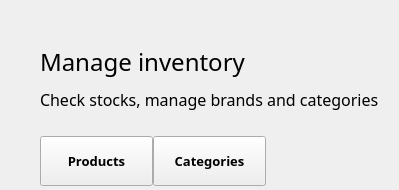
                      <widget class="QWidget" name="widget_inventory_header" native="true">
                       <property name="minimumSize">
                        <size>
                         <width>0</width>
                         <height>190</height>
                        </size>
                       </property>
                       <property name="maximumSize">
                        <size>
                         <width>16777215</width>
                         <height>230</height>
                        </size>
                       </property>
                       <layout class="QVBoxLayout" name="verticalLayout_41">
                        <property name="spacing">
                         <number>0</number>
                        </property>
                        <property name="leftMargin">
                         <number>40</number>
                        </property>
                        <property name="topMargin">
                         <number>40</number>
                        </property>
                        <property name="rightMargin">
                         <number>20</number>
                        </property>
                        <property name="bottomMargin">
                         <number>0</number>
                        </property>
                        <item>
                         <widget class="QLabel" name="label_41">
                          <property name="maximumSize">
                           <size>
                            <width>16777215</width>
                            <height>40</height>
                           </size>
                          </property>
                          <property name="font">
                           <font>
                            <family>Hauora ExtraBold</family>
                            <pointsize>18</pointsize>
                           </font>
                          </property>
                          <property name="text">
                           <string>Manage inventory</string>
                          </property>
                         </widget>
                        </item>
                        <item>
                         <widget class="QLabel" name="label_42">
                          <property name="maximumSize">
                           <size>
                            <width>16777215</width>
                            <height>30</height>
                           </size>
                          </property>
                          <property name="font">
                           <font>
                            <family>Hauora</family>
                            <pointsize>12</pointsize>
                           </font>
                          </property>
                          <property name="text">
                           <string>Check stocks, manage brands and categories</string>
                          </property>
                         </widget>
                        </item>
                        <item>
                         <spacer name="verticalSpacer_13">
                          <property name="orientation">
                           <enum>Qt::Vertical</enum>
                          </property>
                          <property name="sizeType">
                           <enum>QSizePolicy::Fixed</enum>
                          </property>
                          <property name="sizeHint" stdset="0">
                           <size>
                            <width>20</width>
                            <height>20</height>
                           </size>
                          </property>
                         </spacer>
                        </item>
                        <item>
                         <widget class="QWidget" name="widget_accounts_tabs" native="true">
                          <property name="minimumSize">
                           <size>
                            <width>0</width>
                            <height>50</height>
                           </size>
                          </property>
                          <property name="maximumSize">
                           <size>
                            <width>16777215</width>
                            <height>50</height>
                           </size>
                          </property>
                          <property name="styleSheet">
                           <string notr="true"/>
                          </property>
                          <layout class="QHBoxLayout" name="horizontalLayout_13">
                           <property name="spacing">
                            <number>0</number>
                           </property>
                           <property name="leftMargin">
                            <number>0</number>
                           </property>
                           <property name="topMargin">
                            <number>0</number>
                           </property>
                           <property name="rightMargin">
                            <number>0</number>
                           </property>
                           <property name="bottomMargin">
                            <number>0</number>
                           </property>
                           <item alignment="Qt::AlignTop">
                            <widget class="QPushButton" name="pushButton_inventory_products">
                             <property name="minimumSize">
                              <size>
                               <width>100</width>
                               <height>50</height>
                              </size>
                             </property>
                             <property name="maximumSize">
                              <size>
                               <width>150</width>
                               <height>40</height>
                              </size>
                             </property>
                             <property name="font">
                              <font>
                               <family>Hauora</family>
                               <pointsize>10</pointsize>
                               <bold>true</bold>
                              </font>
                             </property>
                             <property name="cursor">
                              <cursorShape>ArrowCursor</cursorShape>
                             </property>
                             <property name="layoutDirection">
                              <enum>Qt::LeftToRight</enum>
                             </property>
                             <property name="styleSheet">
                              <string notr="true"/>
                             </property>
                             <property name="text">
                              <string>Products</string>
                             </property>
                             <property name="iconSize">
                              <size>
                               <width>30</width>
                               <height>30</height>
                              </size>
                             </property>
                             <property name="checkable">
                              <bool>true</bool>
                             </property>
                             <property name="autoExclusive">
                              <bool>true</bool>
                             </property>
                            </widget>
                           </item>
                           <item alignment="Qt::AlignTop">
                            <widget class="QPushButton" name="pushButton_inventory_categories">
                             <property name="minimumSize">
                              <size>
                               <width>100</width>
                               <height>50</height>
                              </size>
                             </property>
                             <property name="maximumSize">
                              <size>
                               <width>150</width>
                               <height>40</height>
                              </size>
                             </property>
                             <property name="font">
                              <font>
                               <family>Hauora</family>
                               <pointsize>10</pointsize>
                               <bold>true</bold>
                              </font>
                             </property>
                             <property name="cursor">
                              <cursorShape>ArrowCursor</cursorShape>
                             </property>
                             <property name="layoutDirection">
                              <enum>Qt::LeftToRight</enum>
                             </property>
                             <property name="styleSheet">
                              <string notr="true"/>
                             </property>
                             <property name="text">
                              <string>Categories</string>
                             </property>
                             <property name="iconSize">
                              <size>
                               <width>30</width>
                               <height>30</height>
                              </size>
                             </property>
                             <property name="checkable">
                              <bool>true</bool>
                             </property>
                             <property name="autoExclusive">
                              <bool>true</bool>
                             </property>
                            </widget>
                           </item>
                           <item>
                            <widget class="QLabel" name="label_52">
                             <property name="text">
                              <string/>
                             </property>
                            </widget>
                           </item>
                          </layout>
                         </widget>
                        </item>
                       </layout>
                      </widget>
